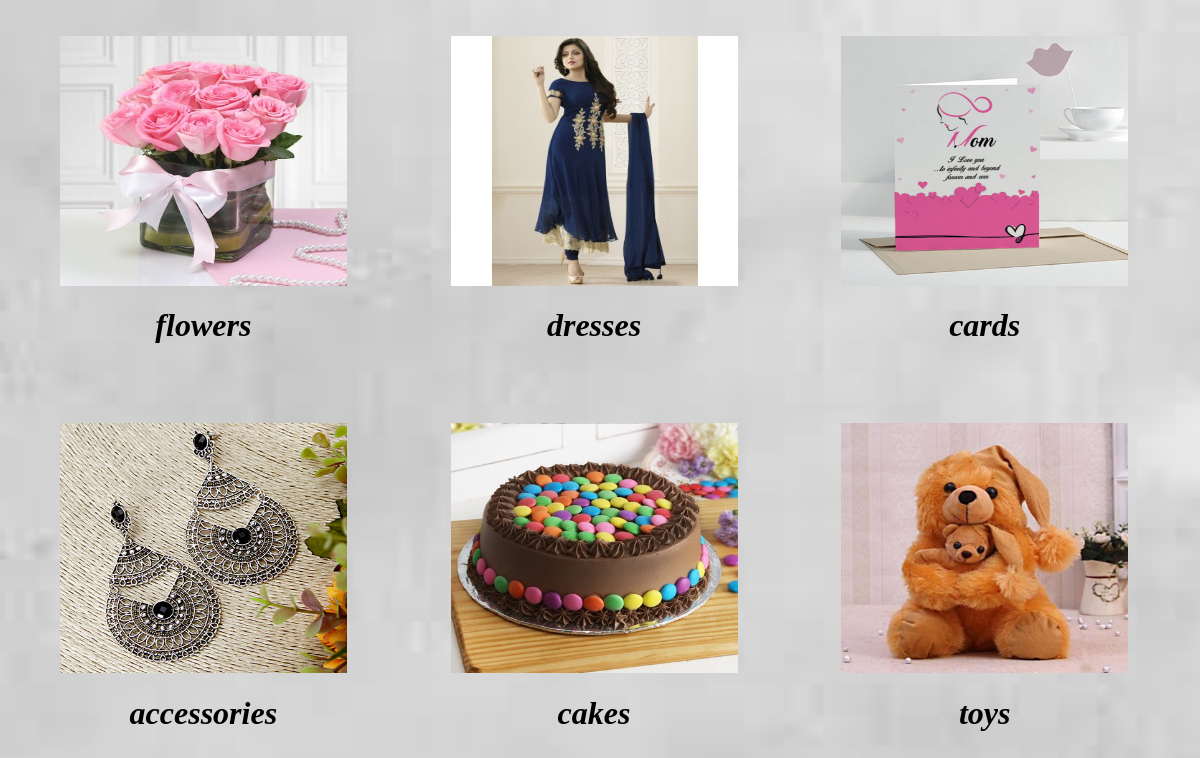
/app/sub_cat, run on the app's committed database.
### app/models.py (models this page shows, shortened)
class Category(models.Model):
     category_type = models.CharField(max_length = 40)
     imagepath = models.CharField(max_length = 100)

### app/views.py (the view)
def sub_cat(request ):
    cat = Category.objects.all()
    return render(request,'app/categimg.html',{'cat':cat})

### app/templates/app/categimg.html (shortened to what this page needs)
<!DOCTYPE HTML PUBLIC "-//W3C//DTD HTML 4.01 Transitional//EN">
<html>
<head>
{% load static %}
</head>
<body>
        {% block content %}
            {% for i in cat %}
             {% if  i.category_type == "cakes" %}
            <div class = "member">
            <center><figure>
          <a href = {% url 'cake_cat' %} ><img src = "{% get_media_prefix %}{{i.imagepath}}"width="250" height="250"></a>
         <figcaption><b><i><leftcenter><fontsize = "25"><h1>{{i.category_type}}</h1></fontsize></leftcenter></i></b></figcaption>
          </figure><br></center></div>
         {% elif  i.category_type == "flowers" %}
          <div class="member">
          <center><figure>
          <a href = {% url 'flow_cat' %} ><img src = "{% get_media_prefix %}{{i.imagepath}}"width="250" height="250"></a>
         <figcaption><b><i><leftcenter><fontsize = "25"><h1>{{i.category_type}}</h1></fontsize></leftcenter></i></b></figcaption>
          </figure><br></center></div>
       {% elif  i.category_type == "dresses" %}
          <div class="member">
           <center><figure>
          <a href = {% url 'dress_cat' %} ><img src = "{% get_media_prefix %}{{i.imagepath}}"width="250" height="250"></a>
         <figcaption><b><i><leftcenter><fontsize = "25"><h1>{{i.category_type}}</h1></fontsize></leftcenter></i></b></figcaption>
          </figure><br></center></div>
      {% elif  i.category_type == "cards" %}
          <div class="member">
           <center><figure>
          <a href = {% url 'card_cat' %} ><img src = "{% get_media_prefix %}{{i.imagepath}}"width="250" height="250"></a>
         <figcaption><b><i><leftcenter><fontsize = "25"><h1>{{i.category_type}}</h1></fontsize></leftcenter></i></b></figcaption>
          </figure><br></center></div>
      {% elif  i.category_type == "accessories" %}
          <div class="member">
           <center><figure>
          <a href = {% url 'acce_cat' %} ><img src = "{% get_media_prefix %}{{i.imagepath}}"width="250" height="250"></a>
         <figcaption><b><i><leftcenter><fontsize = "25"><h1>{{i.category_type}}</h1></fontsize></leftcenter></i></b></figcaption>
          </figure><br></center></div>
        {% elif  i.category_type == "toys" %}
             <div class="member">
           <center><figure>
          <a href = {% url 'toys_cat' %} ><img src = "{% get_media_prefix %}{{i.imagepath}}"width="250" height="250"></a>
         <figcaption><b><i><leftcenter><fontsize = "25"><h1>{{i.category_type}}</h1></fontsize></leftcenter></i></b></figcaption>
          </figure><br></center></div>
         {% endif %}
          {%  endfor %}
{% endblock %}
</body>
</html>

### data on the page
Category: imagepath (picture), category_type "flowers"
Category: imagepath (picture), category_type "dresses"
Category: imagepath (picture), category_type "cards"
Category: imagepath (picture), category_type "accessories"
Category: imagepath (picture), category_type "cakes"
Category: imagepath (picture), category_type "toys"
